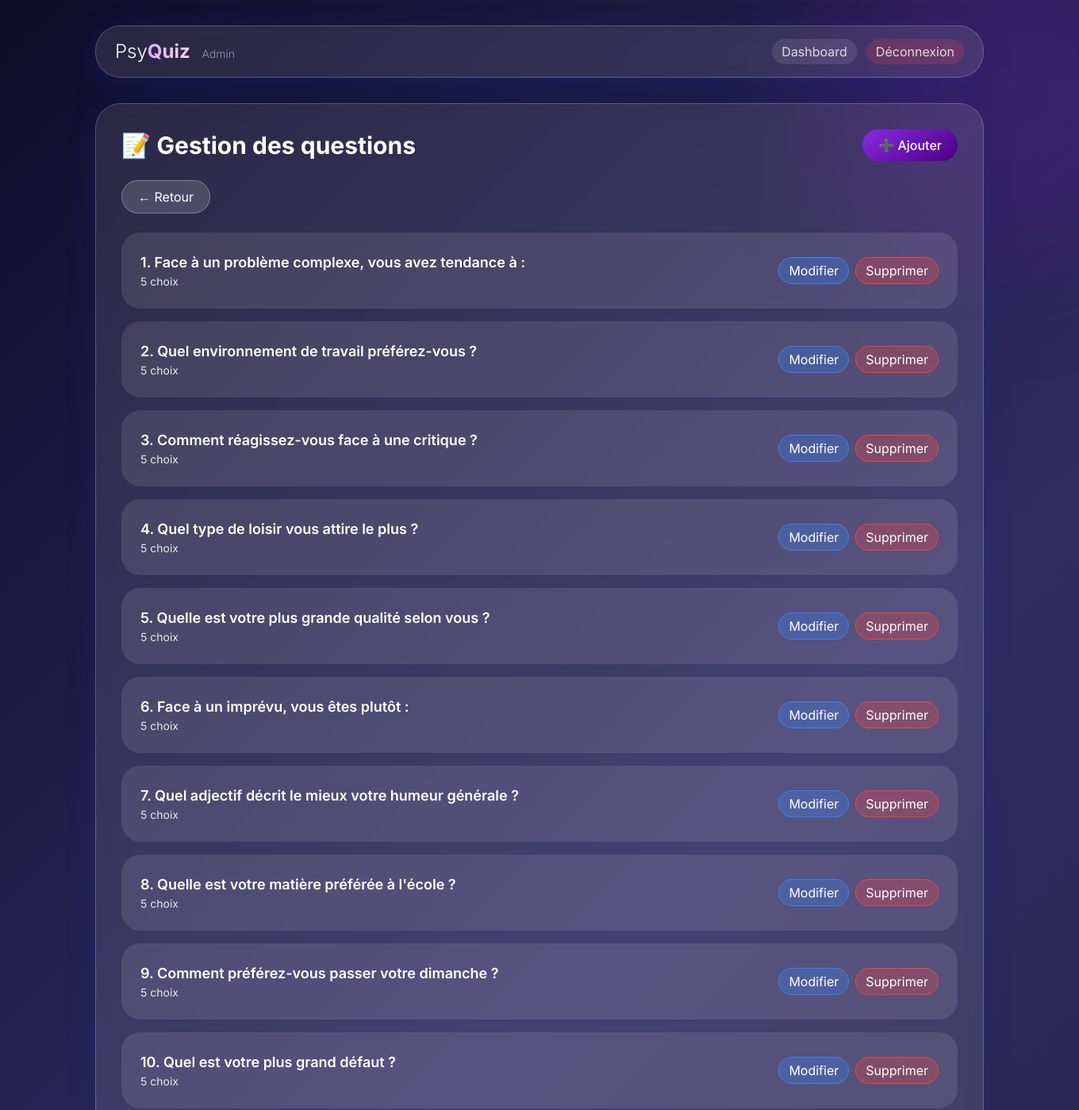
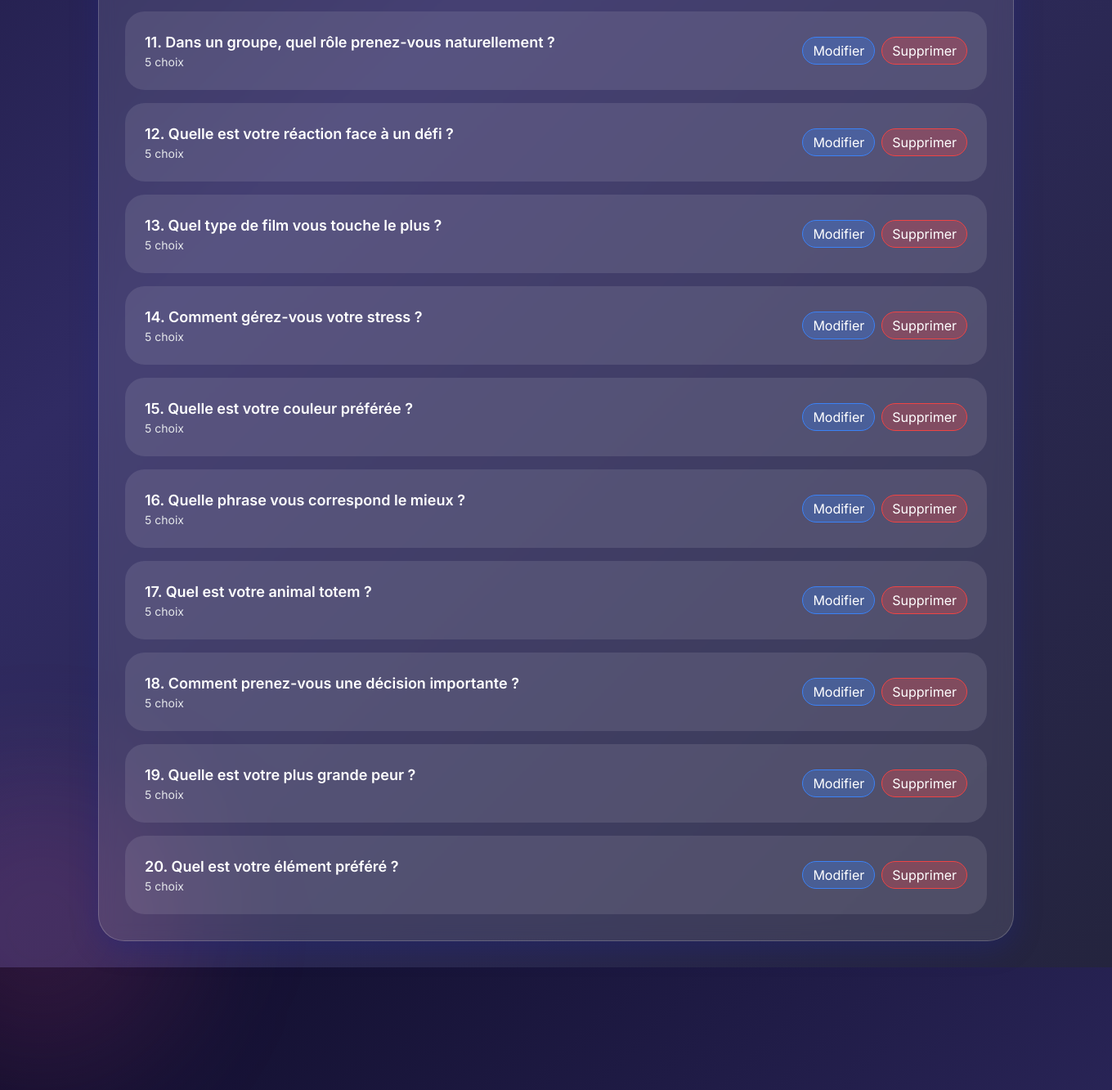
/admin/questions (signed in), run on the app's committed database (2 pictures, top to bottom).
### tables this page shows
CREATE TABLE questions (
            id INTEGER PRIMARY KEY AUTOINCREMENT,
            text TEXT NOT NULL,
            choices TEXT NOT NULL,   -- JSON list of choices with texts and scores
            order_index INTEGER NOT NULL
        );

### main.py (the view)
@app.get("/admin/questions", response_class=HTMLResponse)
async def admin_questions(request: Request):
    user_id = get_user_id_from_cookie(request)
    username = get_username_from_cookie(request)
    if not user_id or not username:
        return RedirectResponse(url="/login-admin", status_code=302)
    user = get_user_by_username(username)
    if not user or not user.get("is_psychologist"):
        return RedirectResponse(url="/", status_code=302)
    questions = get_all_questions()
    response = templates.TemplateResponse("admin_questions.html", {"request": request, "username": username, "questions": questions})
    response.headers['Cache-Control'] = 'no-cache, no-store, must-revalidate'
    return response

### templates/admin_questions.html (shortened to what this page needs)
<!DOCTYPE html>
<html lang="fr">
<head>
    <script src="https://cdn.tailwindcss.com"></script>
</head>
<body class="relative">
    <div class="floating-shape shape1"></div>
    <div class="floating-shape shape2"></div>
    <div class="relative z-10 max-w-6xl mx-auto px-4 py-8">
        <nav class="glass-card py-4 px-6 flex justify-between items-center mb-8">
            <span class="text-2xl font-light text-white">Psy<span class="font-bold text-transparent bg-clip-text bg-gradient-to-r from-purple-300 to-pink-200">Quiz</span> <span class="text-sm text-white/50 ml-2">Admin</span></span>
            <div class="flex items-center space-x-3">
                <a href="/admin/dashboard" class="text-white/80 hover:text-white px-3 py-1 rounded-full bg-white/10 hover:bg-white/20 transition">Dashboard</a>
                <a href="/logout" class="text-white/80 hover:text-white px-3 py-1 rounded-full bg-red-500/20 hover:bg-red-500/30 transition">Déconnexion</a>
            </div>
        </nav>
        <div class="glass-card p-8">
            <div class="flex justify-between items-center mb-6">
                <h1 class="text-3xl font-bold text-white">📝 Gestion des questions</h1>
                <a href="/admin/questions/add" class="btn-primary">➕ Ajouter</a>
            </div>
            <div class="mb-6">
                <a href="/admin/dashboard" class="btn-secondary inline-flex items-center">← Retour</a>
            </div>
            {% if questions %}
            <div class="space-y-4">
                {% for q in questions %}
                <div class="question-item p-6 flex flex-wrap justify-between items-center">
                    <div>
                        <h3 class="text-lg font-semibold text-white">{{ q.order_index+1 }}. {{ q.text }}</h3>
                        <p class="text-sm text-gray-200">{{ q.choices|length }} choix</p>
                    </div>
                    <div class="flex space-x-2 mt-2 sm:mt-0">
                        <a href="/admin/questions/edit/{{ q.id }}" class="btn-edit">Modifier</a>
                        <a href="/admin/questions/delete/{{ q.id }}" onclick="return confirm('Supprimer cette question ?')" class="btn-delete">Supprimer</a>
                    </div>
                </div>
                {% endfor %}
            </div>
            {% else %}
            <p class="text-center text-gray-300 py-8">Aucune question pour le moment.</p>
            {% endif %}
        </div>
    </div>
</body>
</html>

### templates/admin_questions.html (style rules this page uses)
body { font-family: 'Inter', sans-serif; background: linear-gradient(135deg, #0f0c29 0%, #302b63 50%, #24243e 100%); min-height: 100vh; position: relative; overflow-x: hidden; }
.floating-shape { position: absolute; background: rgba(255,255,255,0.03); border-radius: 50%; filter: blur(70px); z-index: 0; }
.shape1 { width: 500px; height: 500px; top: -150px; right: -150px; background: radial-gradient(circle, rgba(138,43,226,0.2) 0%, rgba(75,0,130,0.1) 100%); }
.shape2 { width: 400px; height: 400px; bottom: -150px; left: -150px; background: radial-gradient(circle, rgba(255,105,180,0.15) 0%, rgba(255,20,147,0.05) 100%); }
.glass-card { background: rgba(255,255,255,0.1); backdrop-filter: blur(10px); border: 1px solid rgba(255,255,255,0.2); border-radius: 2rem; box-shadow: 0 8px 32px 0 rgba(31,38,135,0.37); }
.question-item { background: rgba(255,255,255,0.1); border-radius: 1.5rem; transition: transform 0.2s; }
.btn-primary { background: linear-gradient(145deg, #8a2be2, #4b0082); border-radius: 50px; padding: 8px 20px; color: white; font-weight: 500; transition: all 0.3s; }
.btn-secondary { background: rgba(255,255,255,0.15); border: 1px solid rgba(255,255,255,0.3); border-radius: 50px; padding: 8px 20px; color: white; transition: all 0.3s; }
.btn-edit { background: rgba(59, 130, 246, 0.3); border: 1px solid #3b82f6; border-radius: 50px; padding: 4px 12px; color: white; transition: all 0.2s; }
.btn-delete { background: rgba(239, 68, 68, 0.3); border: 1px solid #ef4444; border-radius: 50px; padding: 4px 12px; color: white; transition: all 0.2s; }

### data on the page
questions: q.order_index+1 "1", text "Face à un problème complexe, vous avez tendance à :", choices|length "5"
questions: q.order_index+1 "2", text "Quel environnement de travail préférez-vous ?", choices|length "5"
questions: q.order_index+1 "3", text "Comment réagissez-vous face à une critique ?", choices|length "5"
questions: q.order_index+1 "4", text "Quel type de loisir vous attire le plus ?", choices|length "5"
questions: q.order_index+1 "5", text "Quelle est votre plus grande qualité selon vous ?", choices|length "5"
questions: q.order_index+1 "6", text "Face à un imprévu, vous êtes plutôt :", choices|length "5"
questions: q.order_index+1 "7", text "Quel adjectif décrit le mieux votre humeur générale ?", choices|length "5"
questions: q.order_index+1 "8", text "Quelle est votre matière préférée à l'école ?", choices|length "5"
questions: q.order_index+1 "9", text "Comment préférez-vous passer votre dimanche ?", choices|length "5"
questions: q.order_index+1 "10", text "Quel est votre plus grand défaut ?", choices|length "5"
questions: q.order_index+1 "11", text "Dans un groupe, quel rôle prenez-vous naturellement ?", choices|length "5"
questions: q.order_index+1 "12", text "Quelle est votre réaction face à un défi ?", choices|length "5"
questions: q.order_index+1 "13", text "Quel type de film vous touche le plus ?", choices|length "5"
questions: q.order_index+1 "14", text "Comment gérez-vous votre stress ?", choices|length "5"
questions: q.order_index+1 "15", text "Quelle est votre couleur préférée ?", choices|length "5"
questions: q.order_index+1 "16", text "Quelle phrase vous correspond le mieux ?", choices|length "5"
questions: q.order_index+1 "17", text "Quel est votre animal totem ?", choices|length "5"
questions: q.order_index+1 "18", text "Comment prenez-vous une décision importante ?", choices|length "5"
questions: q.order_index+1 "19", text "Quelle est votre plus grande peur ?", choices|length "5"
questions: q.order_index+1 "20", text "Quel est votre élément préféré ?", choices|length "5"
